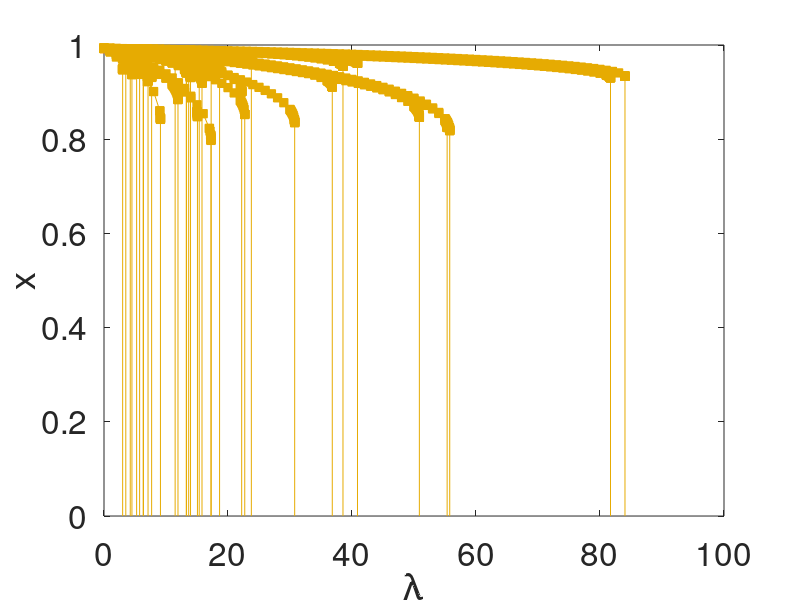
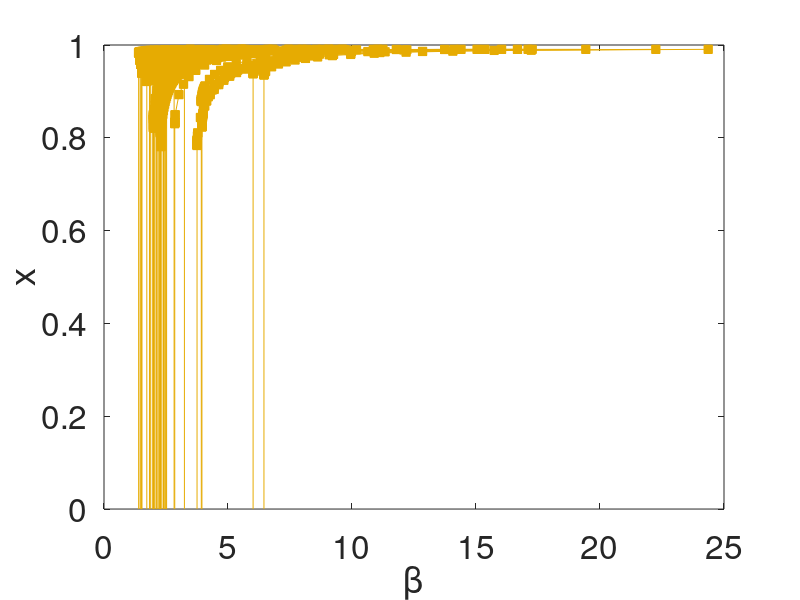

Reproduce these figures in MATLAB, in order.
function plot_power_IEEE57
clear
clc


%% IEEE 57
load bus57
[m,n] = size(bus57);
num = 10;simsize = 6;
color_net3 = [230,171,2]/255;
figure1 = figure('color',[1 1 1]);
axes1 = axes('Parent',figure1,'FontSize',24);%,'XScale','log'
hold(axes1,'all');
for i = 1:m
    for j = 1:n
        e10 =bus57{i,j};
        plot(e10(:,3),e10(:,1),'-s','Color',color_net3,'Linewidth',0.01,'MarkerSize',simsize,'MarkerFaceColor',color_net3,'MarkerEdgeColor',color_net3);hold on;
        plot([e10(end,3),e10(end,3)],[e10(end,1),0],'-','Color',color_net3)
    end
end
box on
xlabel('\lambda')
ylabel('x')

%% beta space

figure1 = figure('color',[1 1 1]);
axes1 = axes('Parent',figure1,'FontSize',24);%,'XScale','log'
hold(axes1,'all');
for i = 1:m
    for j = 1:n
        e10 =bus57{i,j};
        plot(e10(:,2),e10(:,4),'-s','Color',color_net3,'Linewidth',0.01,'MarkerSize',simsize,'MarkerFaceColor',color_net3,'MarkerEdgeColor',color_net3);hold on;
        plot([e10(end,2),e10(end,2)],[e10(end,4),0],'-','Color',color_net3)
    end
end
box on
xlabel('\beta')
ylabel('x')

